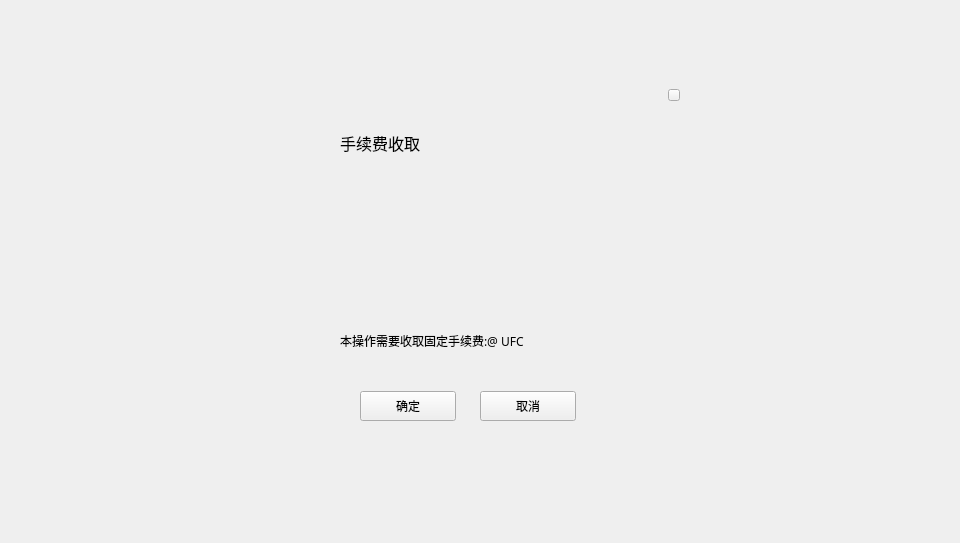
<?xml version="1.0" encoding="UTF-8"?>
<ui version="4.0">
 <class>FeeChargeWidget</class>
 <widget class="QWidget" name="FeeChargeWidget">
  <property name="geometry">
   <rect>
    <x>0</x>
    <y>0</y>
    <width>960</width>
    <height>543</height>
   </rect>
  </property>
  <property name="font">
   <font>
    <family>Microsoft YaHei UI Light</family>
   </font>
  </property>
  <property name="windowTitle">
   <string>Form</string>
  </property>
  <widget class="QWidget" name="widget" native="true">
   <property name="geometry">
    <rect>
     <x>0</x>
     <y>0</y>
     <width>960</width>
     <height>543</height>
    </rect>
   </property>
   <widget class="QWidget" name="containerWidget" native="true">
    <property name="geometry">
     <rect>
      <x>270</x>
      <y>81</y>
      <width>420</width>
      <height>380</height>
     </rect>
    </property>
    <property name="font">
     <font>
      <family>Microsoft YaHei UI Light</family>
     </font>
    </property>
    <widget class="QToolButton" name="toolButton_close">
     <property name="geometry">
      <rect>
       <x>398</x>
       <y>8</y>
       <width>12</width>
       <height>12</height>
      </rect>
     </property>
     <property name="cursor">
      <cursorShape>PointingHandCursor</cursorShape>
     </property>
     <property name="text">
      <string/>
     </property>
    </widget>
    <widget class="QToolButton" name="toolButton_confirm">
     <property name="geometry">
      <rect>
       <x>90</x>
       <y>310</y>
       <width>96</width>
       <height>30</height>
      </rect>
     </property>
     <property name="cursor">
      <cursorShape>PointingHandCursor</cursorShape>
     </property>
     <property name="text">
      <string>确定</string>
     </property>
    </widget>
    <widget class="QStackedWidget" name="stackedWidget">
     <property name="geometry">
      <rect>
       <x>70</x>
       <y>86</y>
       <width>240</width>
       <height>156</height>
      </rect>
     </property>
    </widget>
    <widget class="QLabel" name="label_2">
     <property name="geometry">
      <rect>
       <x>70</x>
       <y>250</y>
       <width>320</width>
       <height>20</height>
      </rect>
     </property>
     <property name="font">
      <font>
       <family>Microsoft YaHei UI Light</family>
       <pointsize>9</pointsize>
      </font>
     </property>
     <property name="text">
      <string>本操作需要收取固定手续费:@ UFC</string>
     </property>
    </widget>
    <widget class="QLabel" name="label_char">
     <property name="geometry">
      <rect>
       <x>70</x>
       <y>276</y>
       <width>271</width>
       <height>20</height>
      </rect>
     </property>
     <property name="font">
      <font>
       <family>Microsoft YaHei UI Light</family>
       <pointsize>9</pointsize>
      </font>
     </property>
     <property name="text">
      <string/>
     </property>
    </widget>
    <widget class="QToolButton" name="toolButton_cancel">
     <property name="geometry">
      <rect>
       <x>210</x>
       <y>310</y>
       <width>96</width>
       <height>30</height>
      </rect>
     </property>
     <property name="cursor">
      <cursorShape>PointingHandCursor</cursorShape>
     </property>
     <property name="text">
      <string>取消</string>
     </property>
    </widget>
    <widget class="QLabel" name="label_title">
     <property name="geometry">
      <rect>
       <x>70</x>
       <y>46</y>
       <width>111</width>
       <height>31</height>
      </rect>
     </property>
     <property name="font">
      <font>
       <family>Microsoft YaHei UI Light</family>
       <pointsize>12</pointsize>
      </font>
     </property>
     <property name="text">
      <string>手续费收取</string>
     </property>
    </widget>
   </widget>
  </widget>
 </widget>
 <resources/>
 <connections/>
</ui>
